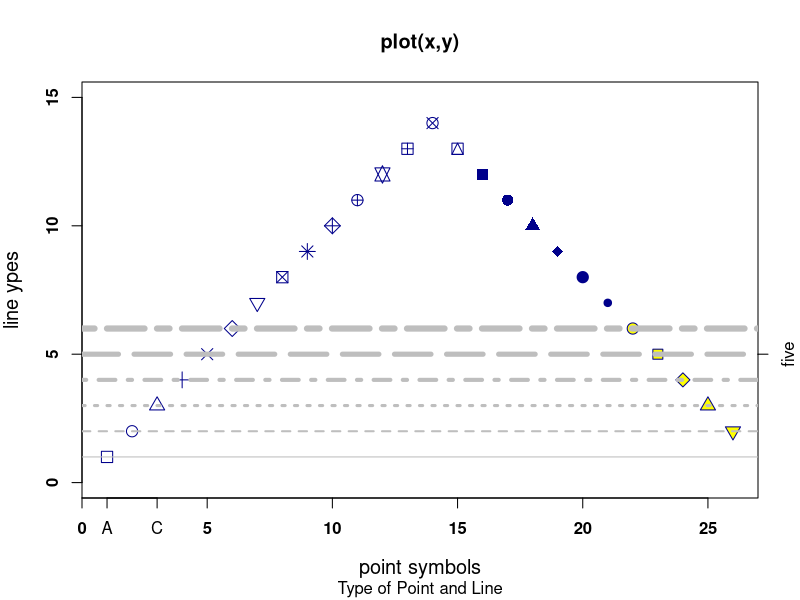
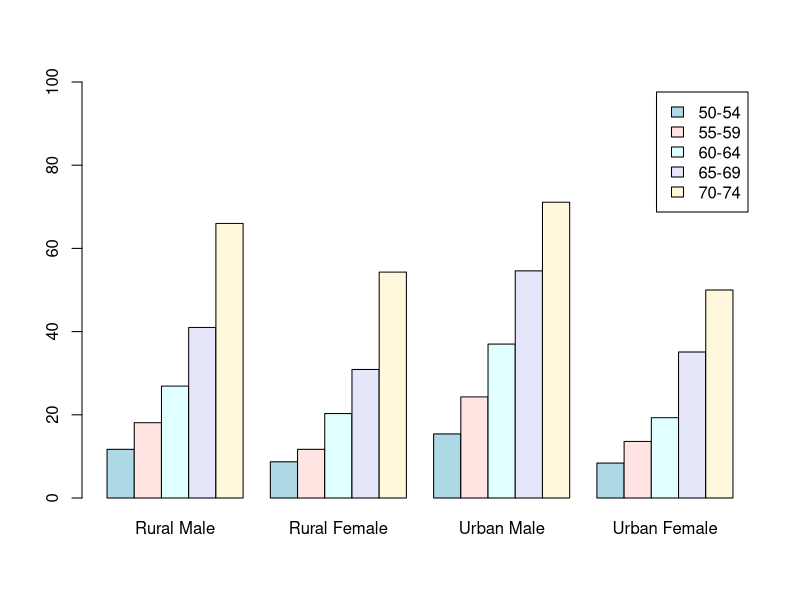
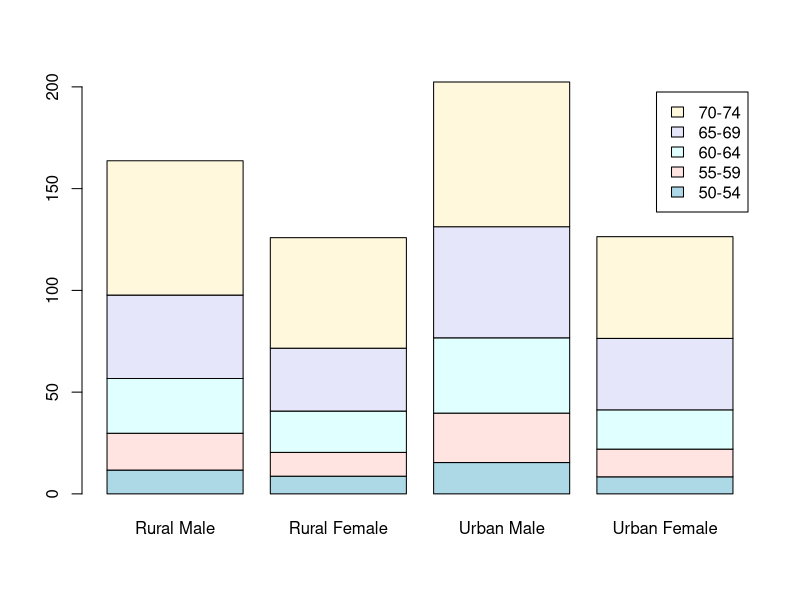
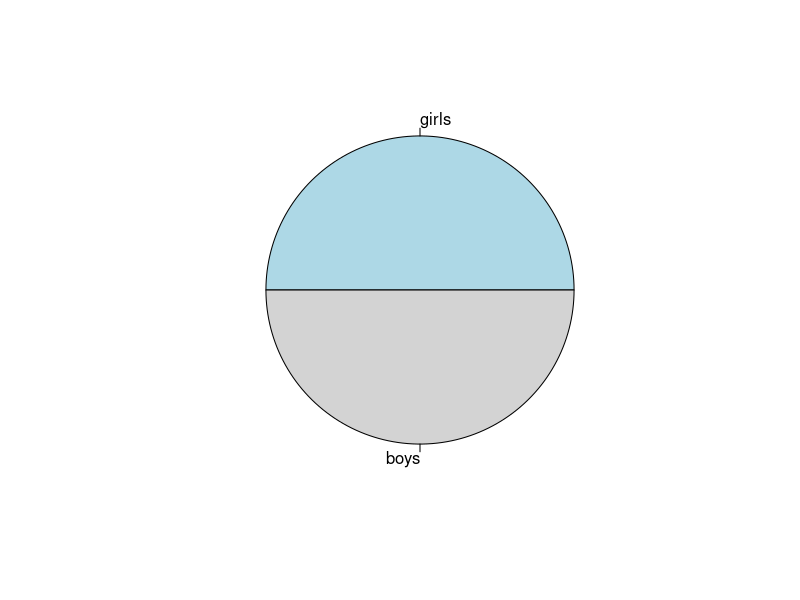
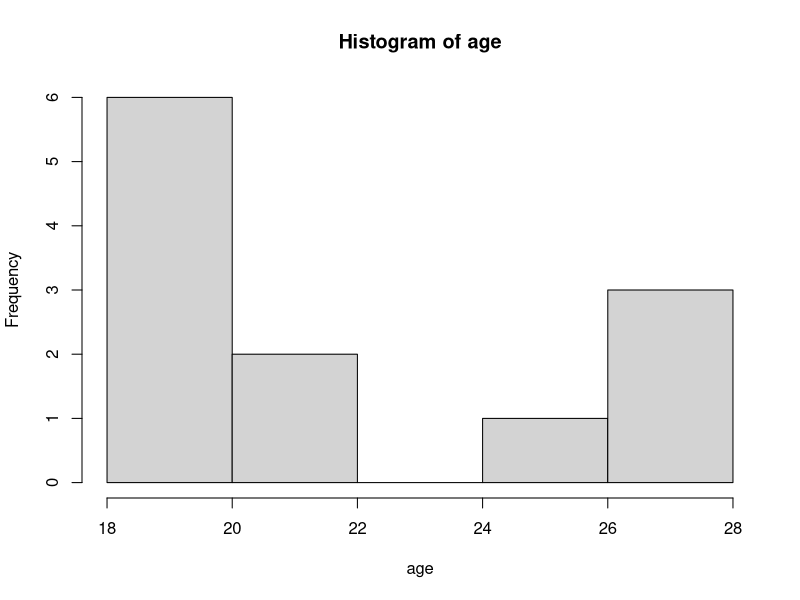
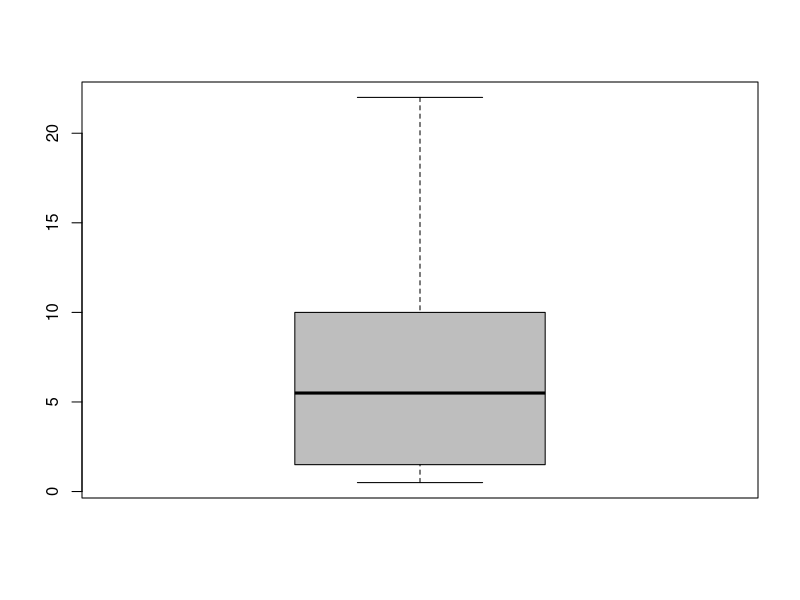
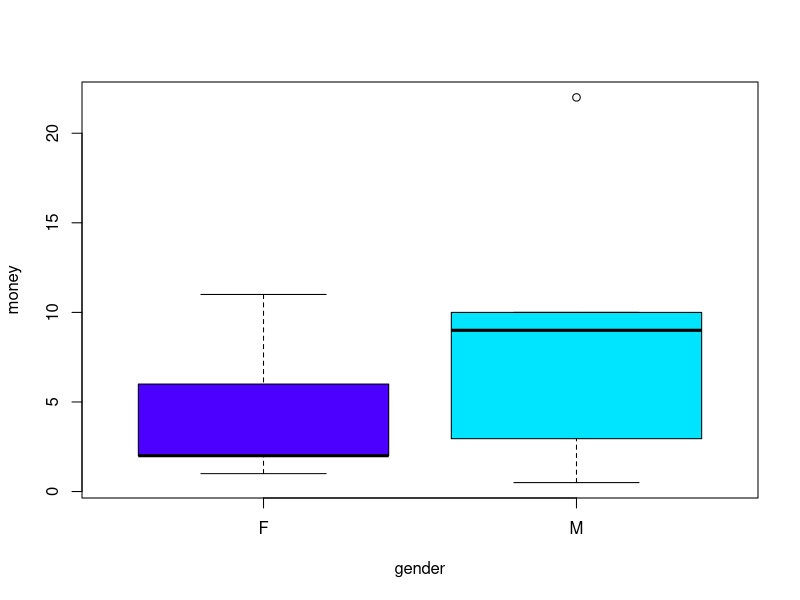
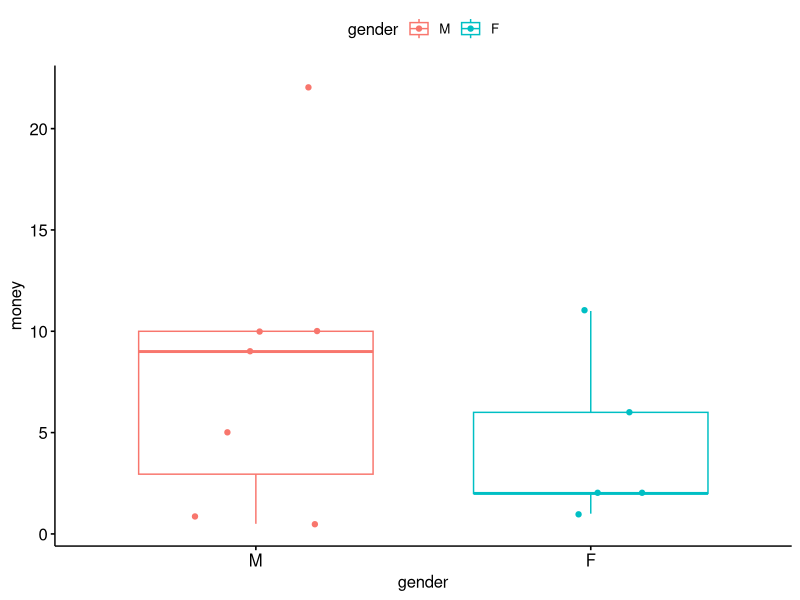

The R script that drew these images, in order:
## --------------------class6:R 语言绘图基础----------------#
#散点图 + 低级绘图函数
plot(c(1:26), c(1:14,13:2), main="plot(x,y)", sub="Type of Point and Line",
     xlab="point symbols", ylab="line ypes", ylim=c(0,15), 
     type="p", pch=0:25, col="darkblue", cex=1.5, cex.lab=1.2, font=2, bg="yellow")		
axis(1, c(1,3), c("A","C"))			# 自定义坐标轴 
axis(4, 5, "five")              # side：1下 2左 3上 4右
abline(h=1:6,lty=1:6,lwd=1:6,col="grey")	# 添加线条

# 柱状图
head(VADeaths)  # 查看数据集
barplot(VADeaths, beside = TRUE, 
        col = c("lightblue", "mistyrose", "lightcyan", "lavender", "cornsilk"), 
        legend = rownames(VADeaths), ylim = c(0, 100))
barplot(VADeaths, col = c("lightblue", "mistyrose", "lightcyan", "lavender", "cornsilk"),
        legend = rownames(VADeaths))

# red pocket
gender <- c("M","F","F","F","M","M","M","M","F","M","M","F")
age <- c(20,21,18,25,27,28,20,18,22,27,20,20)
money <- c(5,6,1,2,0.5,0.9,10,22,2,9,10,11)
result = cbind(gender, age, money)

# 饼图
table(result[,1])   # 统计性别
matrix(table(result[,1]))   # matrix转换
pie(c(matrix(table(result[1,1])),matrix(table(result[2,1]))),
    labels=c("girls","boys"),col=c("lightblue","lightgrey"))

# 直方图
hist(age,breaks=5)

# 箱线图
boxplot(money, col="grey")  # 单变量
boxplot(money~gender, col=topo.colors(2))   # 样本分组

# ggplur
library(ggpubr)
data <- cbind.data.frame(gender, age, money)  # 合并为数据框
p <- ggboxplot(data,x="gender",y="money",color="gender",add="jitter")
print(p)
p + stat_compare_means()  # method 设置其他检验方式

data("ToothGrowth")
p <- ggboxplot(ToothGrowth, x="dose", y="len", color = "dose", 
               palette = c("#00AFBB", "#E7B800", "#FC4E07"), add = "jitter", shape="dose")
print(p)
my_comparisons <- list(c("0.5", "1"), c("1", "2"), c("0.5", "2")) # 指定比较组
p+stat_compare_means(comparisons = my_comparisons)

# 聚类图
hc <- hclust(dist(USArrests), "ave")  # dist()函数计算变量间距离, hclust()进行聚类
plot(hc, hang = -1) 
# hang 等于数值，表示标签与末端树杈之间的距离，若是负数，则表示末端树杈长度是0，即标签对齐。
plot(hc, hang = -1, cex = 0.5) 

# 热图
library(pheatmap)
test = matrix(rnorm(200), 20, 10)
test[1:10, seq(1, 10, 2)] = test[1:10, seq(1, 10, 2)] + 3
test[11:20, seq(2, 10, 2)] = test[11:20, seq(2, 10, 2)] + 2
test[15:20, seq(2, 10, 2)] = test[15:20, seq(2, 10, 2)] + 4
colnames(test) = paste("Test", 1:10, sep = "")
rownames(test) = paste("Gene", 1:20, sep = "")
head(test)
pheatmap(test, color = colorRampPalette(c("navy", "white", "firebrick3"))(50))

# 作业
library(pheatmap)
DEG <- read.table("./class6_DEG.txt",sep="\t",header=T,row.names=1)
head(DEG)
pheatmap(DEG[2:7],show_rownames=T,scale="row",cex=0.6)



